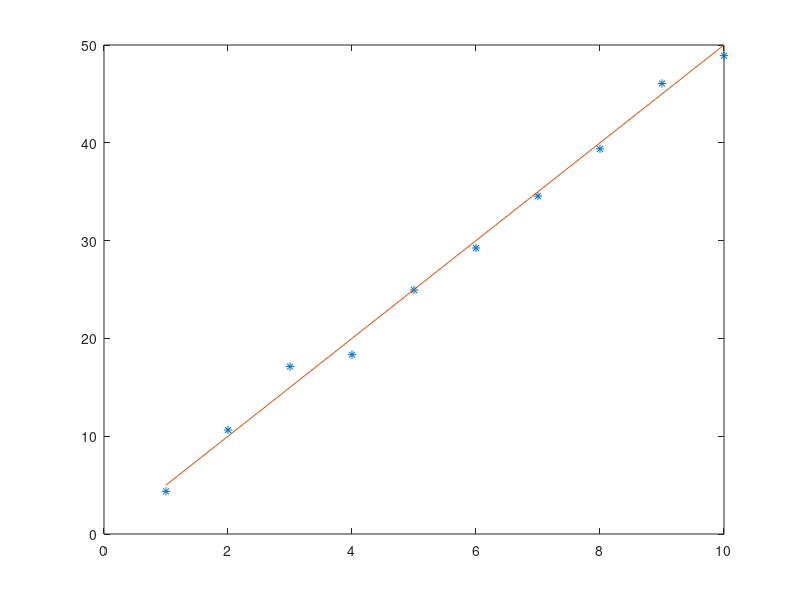
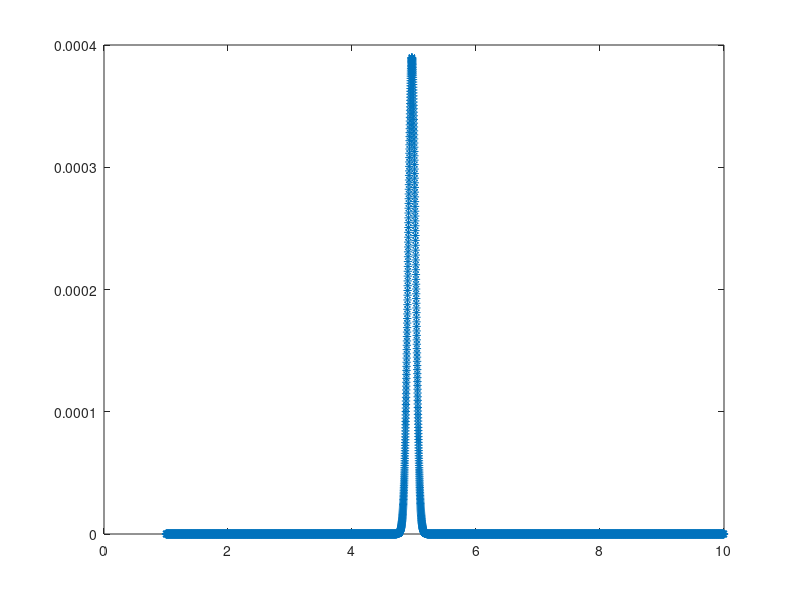

Source code (MATLAB) for these figures, in order:
% The example is from zhihu: https://cloud.tencent.com/developer/article/1097341
% Firstly, let's consider a function y = 3x + noise
% The noise is distributed as gaussian distribution with mean 0, sd 1
% Suppose now we generate data from this function and try to predict the
% coefficient 3.

% Plot
x = [1:10]
% points with noise
y = 5 * x + randn(1,10)
plot(x,y,'*')
hold on;
% real data
plot([1:10],5*[1:10])

% Now we only learn the perameter from x and y
x
y
% We could calculate the likelihood function of cofficient w 
% That is to say we want to calculate P(y|x,w) -- the probability when y given x and w
% P(y = w*x + noise | x and w ) once x and w are given, y is just depend on
% noise
% So we know 
% noise = y - w*x
% In this case, we are able to calculate the P(y|x,w)
% For example
w = 5;
w*x
noise = y - w*x
% The noise points iid gaussian distribution with mean 0, sd 3
% Now we can calculate how likely this situation would happen

% Does tha means we calculate 
% P(noisei >= noise(i) for any i) = P(n1>=n(1))*P(n2>=n2)*... ?
% or noise - small number <= noise <= noise+ small number 
% 计算这个区间的概率 然后由于独立性把概率相乘
p = [];
for w = 1 :0.001:10
    noise = y - w*x;
    p = [p prod(normcdf(noise+1)-normcdf(noise-1))];
end
figure
plot([1:0.001:10],p,'*')


